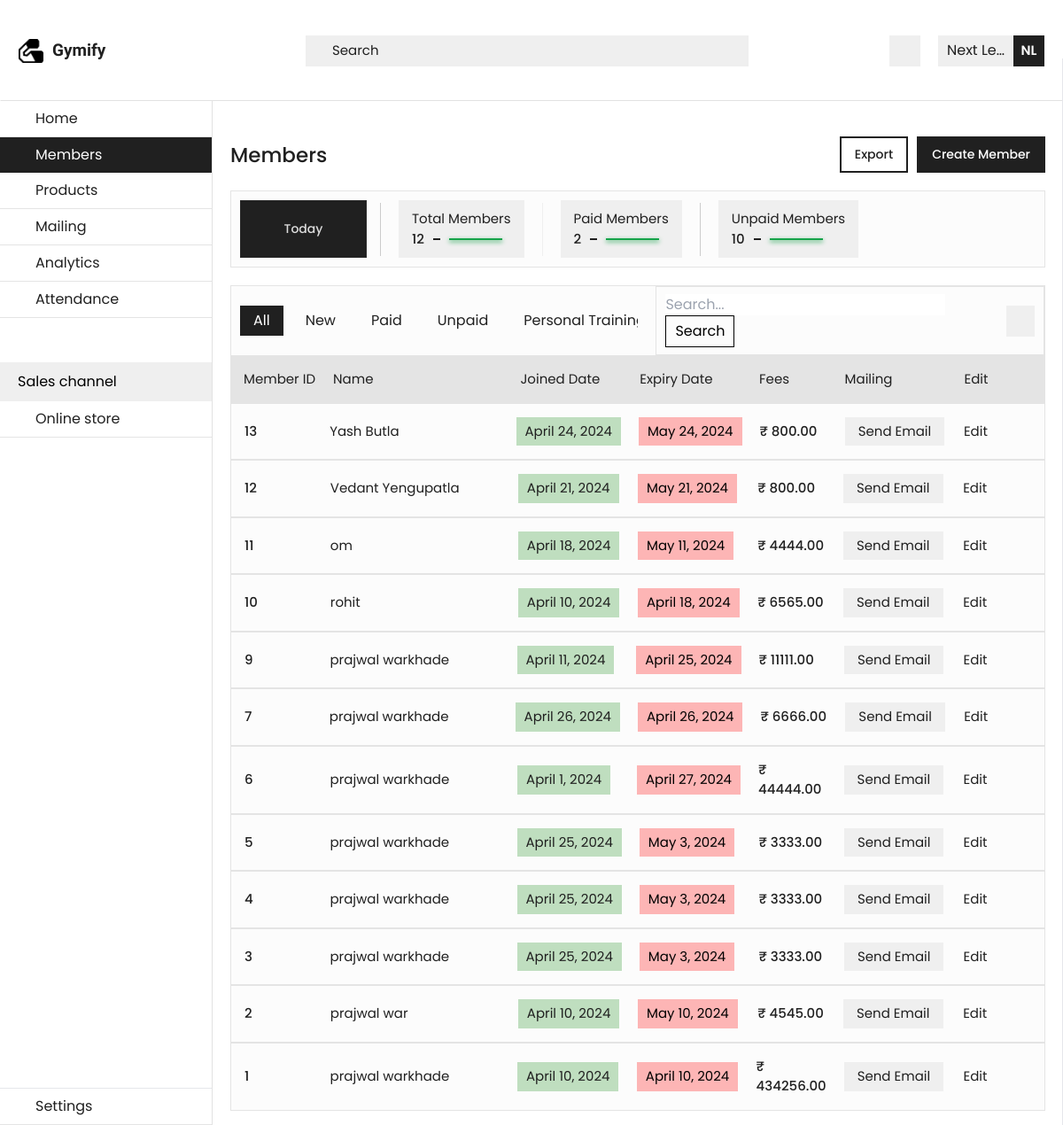
/members, run on the app's committed database.
### main/models.py (models this page shows, shortened)
class Member(models.Model):
    name          = models.CharField(max_length=100)
    email         = models.EmailField()
    mobile_number = models.CharField(max_length=15)
    height        = models.CharField(max_length=10, blank=True, null=True)
    weight        = models.CharField(max_length=10, blank=True, null=True)
    start_date    = models.DateField(blank=True, null=True)
    end_date      = models.DateField(blank=True, null=True)
    fees          = models.DecimalField(max_digits=10, decimal_places=2, blank=True, null=True)
    training_type = models.CharField(max_length=50, choices=[('Normal Training', 'Normal Training'), ('Personal Training', 'Personal Training')], blank=True, null=True)
    payment        = models.BooleanField(default=False)

### main/views.py (the view)
# urls.py: path('members',views.members,name='members'),
def members(request):
    members = Member.objects.all().order_by('-id')
    total_members = Member.objects.count()
    paid_members_count = Member.objects.filter(payment=True).count()
    unpaid_members_count = Member.objects.filter(payment=False).count()
    context = {
     'members': members,
     'total_members': total_members,
     'paid_members_count': paid_members_count,
     'unpaid_members_count': unpaid_members_count,}
    return render(request, 'members.html',context)

### templates/members.html (shortened to what this page needs)
{% extends 'base.html' %}
{% load static %}
{% block main-content %}
<section id="mainSection" class="absolute top-[9%] flex w-[100%] h-[91%]">
    <section id="sidebar" class="lg:w-[20%] xl:w-[18%]  lg:translate-x-[0px] gymify-sidebar">
        <a href="/" id="home" class="tab hover:bg-[#202020] group gymify-sidebar-tabs">
            <p class="gymify-tabs-text group-hover:text-[#fff]">Home</p>
        </a>
        <a href="/members" id="members" class="tab gymify-sidebar-active-tabs">
            <p class="gymify-active-tabs-text">Members</p>
        </a>
        <a href="/products" id="products" class="tab hover:bg-[#202020] group gymify-sidebar-tabs">
            <p class="gymify-tabs-text group-hover:text-[#fff]">Products</p>
        </a>
        <a href="/mailing" id="mailing" class="tab  hover:bg-[#202020] group gymify-sidebar-tabs">
            <p class="gymify-tabs-text group-hover:text-[#fff]">Mailing</p>
        </a>
        <a href="/analytics" id="analytics" class="tab hover:bg-[#202020] group gymify-sidebar-tabs">
            <p class="gymify-tabs-text group-hover:text-[#fff]">Analytics</p>
        </a>
        <a href="/attendance" id="attendance" class="tab hover:bg-[#202020] group gymify-sidebar-tabs">
            <p class="gymify-tabs-text group-hover:text-[#fff]">Attendance</p>
        </a>
        <div class=" relative top-[50px] flex items-center justify-between px-[20px] py-[10px] bg-[#efefef]">
            <p>Sales channel</p>
        </div>
        <a href="/store" id="store" class="tab relative top-[50px] hover:bg-[#202020] group gymify-sidebar-tabs">
            <p class="gymify-tabs-text group-hover:text-[#fff]">Online store</p>
        </a>
        <a href="/settings" id="settings" class="tab absolute bottom-[0px] gymify-sidebar-tabs hover:bg-[#202020]  group border-t">
            <p class="text-[16px] text-[#202020] group-hover:text-[#fff]">Settings </p>
        </a>
    </section>
    <section id="content"
        class="absolute h-[100%] w-[100%] lg:left-[20%] xl:left-[18%]  lg:w-[80%] xl:w-[82%] sm:p-[20px]  ">
        <section class="flex items-center justify-between py-[20px] px-[20px] sm:px-[0px]">
            <h1 class="text-[23px] font-medium text-[#202020]">Members</h1>
            <div class="flex items-center gap-[10px]">
                <button
                    class="hidden sm:block px-[15px] py-[8px]  text-[14px]  font-medium text-[#202020] hover:text-[#fff] border-[2px] border-[#202020] hover:bg-[#202020]"><a href="{% url 'export_all' %}">
                        Export</a></button>
                <button
                    class="px-[15px] py-[8px]  text-[14px] bg-[#202020] font-medium text-[#fff] hover:text-[#202020] border-[2px] border-[#202020] hover:bg-transparent"><a href="{% url 'create_member' %}">Create
                        Member</a></button>
            </div>
        </section>
        <section class="w-[100%] bg-[#fcfcfc]  sm:flex items-start border-[1px] border-[#e4e4e4] ">
            <div id="stats"
                class="flex flex-nowrap items-center border-[1px] border-t-[#dbdbdb] mt-[10px] border-l-[#fcfcfc]  border-b-[#fcfcfc] border-r-[#fcfcfc] overflow-x-auto sm:border-none sm:mt-[-10px] sm:gap-[15px] pb-[10px] px-[10px] sm:pt-[10px]">
                <button
                    class="min-w-[143px] h-[65px] text-[14px] font-medium text-[#dcdcdc] bg-[#202020] border-[1px] border-[#282828] relative top-[5px] hidden sm:block">Today</button>
                <div id="statsBox" class="flex items-center gap-[20px] sm:overflow-x-auto">
                    <div class="flex items-center justify-between">
                        <div
                            class="py-[10px] px-[15px] flex items-start justify-start flex-col cursor-pointer hover:bg-[#ccc] bg-[#efefef] mt-[10px] sm:w-[100%]">
                            <p class="text-[15px] text-[#202020] text-nowrap">Total Members</p>
                            <div class="flex items-center gap-[10px]">
                                <p class="text-[15px] font-medium text-[#202020]">{{total_members}}</p>
                                <div class="w-[8px] h-[2px] bg-[#202020]"></div>
                                <div class="w-[60px] h-[2px] bg-green-600 shadow-[0px_2px_5px_#16A34A]"></div>
                            </div>
                        </div>
                    </div>
                    <div class="flex items-center gap-[10px]">
                        <div
                            class="py-[10px] px-[15px] flex items-start justify-start flex-col cursor-pointer bg-[#efefef] hover:bg-[#ccc] mt-[10px] ">
                            <p class="text-[15px] text-[#202020] text-nowrap">Paid Members</p>
                            <div class="flex items-center gap-[10px]">
                                <p class="text-[15px] font-medium text-[#202020]">{{paid_members_count}}</p>
                                <div class="w-[8px] h-[2px] bg-[#202020]"></div>
                                <div class="w-[60px] h-[2px] bg-green-600 shadow-[0px_2px_5px_#16A34A]"></div>
                            </div>
                        </div>
                    </div>
                    <div class="flex items-center gap-[10px]">
                        <div
                            class="py-[10px] px-[15px] flex items-start justify-start flex-col cursor-pointer bg-[#efefef] hover:bg-[#ccc] mt-[10px] ">
                            <p class="text-[15px] text-[#202020] text-nowrap">Unpaid Members</p>
                            <div class="flex items-center gap-[10px]">
                                <p class="text-[15px] font-medium text-[#202020]">{{unpaid_members_count}}</p>
                                <div class="w-[8px] h-[2px] bg-[#202020]"></div>
                                <div class="w-[60px] h-[2px] bg-green-600 shadow-[0px_2px_5px_#16A34A]"></div>
                            </div>
                        </div>
                    </div>
                </div>
        </section>
        <section id="members" class="py-[20px] w-[100%]">
            <div class="flex items-center justify-between gap-[20px] bg-[#fcfcfc] border-[1px] border-[#e4e4e4]">
                <div class="flex items-center gap-[10px] overflow-x-auto no-scrolling px-[10px] py-[8px]">
                        <a href="{% url 'members' %}" class="px-[15px] py-[5px] border-[#202020] text-nowrap text-[#fff] bg-[#202020] cursor-pointer">
                            <p >All</p>
                        </a>
                        <a href="{% url 'sort_data' %}?query=new" class="px-[15px] py-[5px] hover:bg-[#efefef] text-nowrap text-[#202020] cursor-pointer">
                            <p >New</p>
                        </a>
                        <a href="{% url 'sort_data' %}?query=paid" class="px-[15px] py-[5px] hover:bg-[#efefef] text-nowrap text-[#202020] cursor-pointer">
                            <p>Paid</p>
                        </a>
                        <a  href="{% url 'sort_data' %}?query=unpaid" class="px-[15px] py-[5px] hover:bg-[#efefef] text-nowrap text-[#202020] cursor-pointer">
                            <p>Unpaid</p>
                        </a>
                        <a href="{% url 'sort_data' %}?query=personal_training" class="px-[15px] py-[5px] hover:bg-[#efefef] text-nowrap text-[#202020] cursor-pointer">
                            <p>Personal Training</p>
                        </a>
                </div>
                <div class="flex items-center gap-[15px] border-[1px] border-[#e4e4e4] px-[10px] py-[8px] ">
                    <form action="{% url 'search_data' %}" method="get">
                        <input type="text" name="query" placeholder="Search...">
                        <button type="submit" class="px-[10px] py-[5px] border border-[#000]">Search</button>
                    </form>
                    <div class="w-[35px] h-[35px] flex items-center justify-center bg-[#efefef] ">
                    </div>
                </div>
            </div>
            <div
                class=" hidden md:flex items-start justify-between  p-[15px] bg-[#e4e4e4]  w-[100%] gap-[20px] flex-nowrap">
                <div class="text-[#202020] text-[15px] text-nowrap w-[10%]">Member ID</div>
                <div class="text-[#202020] text-[15px] text-nowrap w-[25%]">Name</div>
                <div class="text-[#202020] text-[15px] text-nowrap w-[15%]">Joined Date</div>
                <div class="text-[#202020] text-[15px] text-nowrap w-[15%]">Expiry Date</div>
                <div class="text-[#202020] text-[15px] text-nowrap w-[10%]">Fees</div>
                <div class="text-[#202020] text-[15px] text-nowrap w-[15%]">Mailing</div>
                <div class="text-[#202020] text-[15px] text-nowrap w-[10%]">Edit</div>
            </div>
            <section>
                {% for member in members %}
                <div id="memberTemplate">
                    {% endfor %}
                    {% for member in members %}
                    <div
                        class="hidden md:flex items-center justify-start border-[1px] border-[#e4e4e4]  gap-[20px] w-[100%] p-[15px] bg-[#fcfcfc] cursor-pointer overflow-x-auto no-scrolling">
                        <div class="w-[10%]">
                            <p class=" text-[#202020] text-[15px] font-medium ">{{member.id}}</p>
                        </div>
                        <div class="w-[25%]">
                            <h3 class=" text-[#202020] text-[15px]   text-ellipsis overflow-hidden text-nowrap">
                                {{member.name}}</h3>
                        </div>
                        <div class="w-[15%]">
                            <div
                                class=" cursor-pointer py-[5px] px-[10px] bg-[#26912648] text-[15px]  text-[#202020] text-nowrap inline-block">
                                {{member.start_date}}</div>
                        </div>
                        <div class="w-[15%]">
                            <div
                                class=" cursor-pointer py-[5px] px-[10px] bg-[#ff000048] text-[15px] text-[#20202] text-nowrap inline-block">
                                {{member.end_date}}</div>
                        </div>
                        <div class="w-[10%]">
                            <p class="text-[15px] text-[#202020] font-medium">₹ {{member.fees}}</p>
                        </div>
                        <div class="w-[15%]">
                            <button class="px-[15px] py-[5px] bg-[#efefef]  text-[#202020] text-[15px] text-nowrap"><a href="{% url 'email' %}?email={{ member.email }}">Send Email</a></button>
                        </div>
                        <div class="w-[10%] flex items-center gap-[10px] cursor-pointer group">
                            <p class="text-[15px] text-[#202020] group-hover:underline underline-offset-4">Edit</p>
                        </div>
                    </div>
                </div>
                {% endfor %}
            </section>
        </section>
    </section>
</section>
{% endblock main-content %}

### templates/base.html (shortened to what this page needs)
{% load static %}
<!DOCTYPE html>
<html lang="en">
<head>
    <link rel='stylesheet'
        href='https://cdn-uicons.flaticon.com/2.2.0/uicons-regular-rounded/css/uicons-regular-rounded.css'>
    <link rel='stylesheet' href='https://cdn-uicons.flaticon.com/2.2.0/uicons-thin-rounded/css/uicons-thin-rounded.css'>
    <link rel='stylesheet'
        href='https://cdn-uicons.flaticon.com/2.1.0/uicons-regular-straight/css/uicons-regular-straight.css'>
    <link rel='stylesheet' href='https://cdn-uicons.flaticon.com/2.1.0/uicons-bold-rounded/css/uicons-bold-rounded.css'>
    <link rel='stylesheet'
        href='https://cdn-uicons.flaticon.com/2.1.0/uicons-regular-rounded/css/uicons-regular-rounded.css'>
    <link rel='stylesheet'
        href='https://cdn-uicons.flaticon.com/2.1.0/uicons-regular-straight/css/uicons-regular-straight.css'>
    <link rel='stylesheet'
        href='https://cdn-uicons.flaticon.com/2.1.0/uicons-solid-straight/css/uicons-solid-straight.css'>
    <link rel='stylesheet'
        href='https://cdn-uicons.flaticon.com/2.1.0/uicons-regular-rounded/css/uicons-regular-rounded.css'>
    <link rel="stylesheet" href="/static/css/index.css">
    <script src="https://cdn.tailwindcss.com"></script>
</head>
<body class="bg-[#fff] w-[100%] h-[100%]">
    <section id="navbar"
        class="fixed z-[100] w-full h-[9%] bg-[#fff] flex items-center justify-between pl-[20px] pr-[20px] gap-[20px] border-[1px] border-b-[#e2e2e2] border-t-[#fff] border-l-[#fff] border-r-[#fff]">
        <a href="" class="hidden lg:flex sm:w-[165px] items-center justify-start gap-[10px]">
            <img src="/static/images/blacklogo.png" alt="" class="w-[28px]">
            <h1 class="font-semibold text-[19px] flex items-center gap-[5px] text-[#202020]   sora">Gymify</h1>
        </a>
        <div id="search" class="flex items-center gap-[15px] bg-[#efefef] px-[15px] py-[5px] h-[35px] w-[500px] ">
            <input type="text"
                class="text-[15px] bg-transparent focus:outline-none text-[#202020] placeholder:text-[#202020] w-[100%] placeholder:text-[15px]"
                placeholder="Search">
        </div>
        <div class="flex items-center gap-[10px]">
            <div class="flex items-center justify-center  group">
                <div id="notificationsIcon" onclick="toggleNotification()" class="w-[35px] h-[35px] flex items-center justify-center cursor-pointer bg-[#efefef]">
                </div>
            </div>
            <div class="flex items-center gap-[20px] flex-col group">
                <div id="account" onclick="toggleAccount()"
                    class="hidden sm:flex items-center justify-between gap-[5px] h-[35px] bg-[#efefef] w-[120px] pl-[10px] cursor-pointer">
                    <p class="w-[70px] text-ellipsis overflow-hidden text-nowrap font-normal text-[#202020]">Next Level
                    </p>
                    <div
                        class="w-[35px] h-[35px] bg-[#202020]   flex items-center justify-center cursor-pointer hover:bg-transparent transition duration-[0.1s] border-[2px] border-[#202020]">
                        <p class="font-semibold text-[15px] text-[#fff]">NL</p>
                    </div>
                </div>
            </div>
        </div>
    </section>
    {% block main-content %}
    {% endblock main-content%}
</body>
</html>

### data on the page
Member: id "13", name "Yash Butla", start_date "April 24, 2024", end_date "May 24, 2024", fees "800.00"
Member: id "12", name "Vedant Yengupatla", start_date "April 21, 2024", end_date "May 21, 2024", fees "800.00"
Member: id "11", name "om", start_date "April 18, 2024", end_date "May 11, 2024", fees "4444.00"
Member: id "10", name "rohit", start_date "April 10, 2024", end_date "April 18, 2024", fees "6565.00"
Member: id "9", name "prajwal warkhade", start_date "April 11, 2024", end_date "April 25, 2024", fees "11111.00"
Member: id "7", name "prajwal warkhade", start_date "April 26, 2024", end_date "April 26, 2024", fees "6666.00"
Member: id "6", name "prajwal warkhade", start_date "April 1, 2024", end_date "April 27, 2024", fees "44444.00"
Member: id "5", name "prajwal warkhade", start_date "April 25, 2024", end_date "May 3, 2024", fees "3333.00"
Member: id "4", name "prajwal warkhade", start_date "April 25, 2024", end_date "May 3, 2024", fees "3333.00"
Member: id "3", name "prajwal warkhade", start_date "April 25, 2024", end_date "May 3, 2024", fees "3333.00"
Member: id "2", name "prajwal war", start_date "April 10, 2024", end_date "May 10, 2024", fees "4545.00"
Member: id "1", name "prajwal warkhade", start_date "April 10, 2024", end_date "April 10, 2024", fees "434256.00"

### other printed values
{{ total_members }} "12"
{{ paid_members_count }} "2"
{{ unpaid_members_count }} "10"
